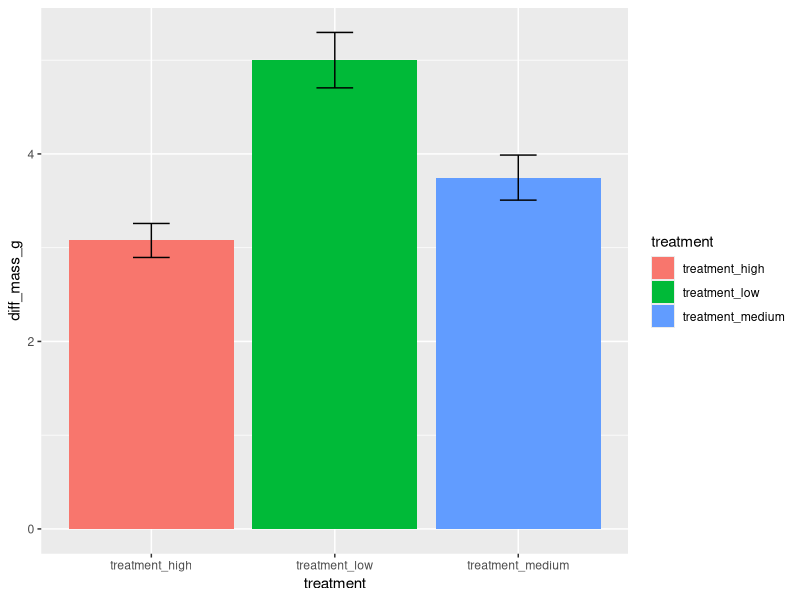

R code for this plot:
## ---- chunk 1
#| echo: false

library(tidyverse)
## ---- chunk 2
#| echo: false

# generating data
set.seed(666)
data <- tibble(
  treatment_low = rnorm(n = 20, mean = 5, sd = 1),
  treatment_medium = rnorm(n = 20, mean = 4, sd = 1),
  treatment_high = rnorm(n = 20, mean = 3, sd = 1)
) %>% 
  mutate(across(1:3, ~round(., 2))) %>% 
  pivot_longer(cols = treatment_low:treatment_high,
               names_to = "treatment",
               values_to = "diff_mass_g")

ggplot(data = data,
       aes(x = treatment,
           y = diff_mass_g,
           fill = treatment)) +
  stat_summary(geom = "bar",
               fun = mean) +
  stat_summary(geom = "errorbar",
               fun.data = mean_se,
               width = 0.2)
